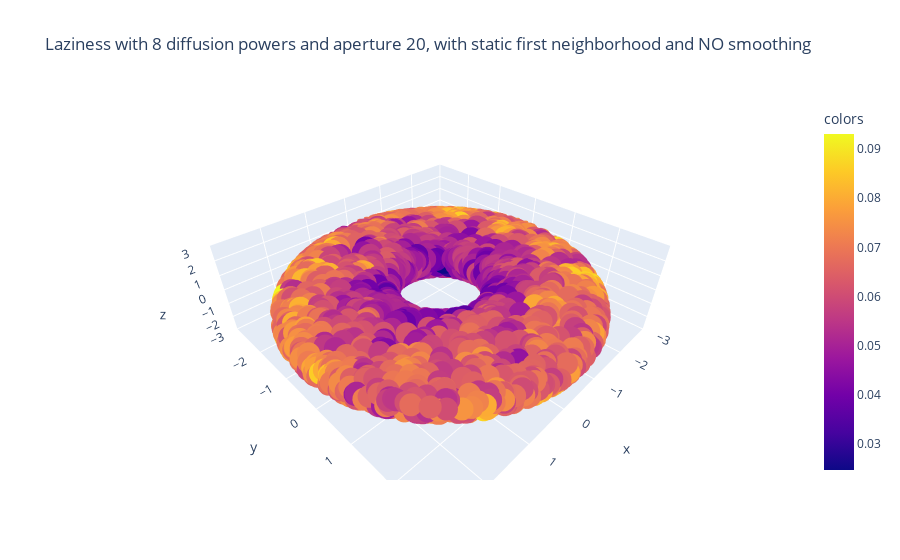

Notebook code cell kept with this figure:
### Markdown cell above
Note that the above uses 1 step of smoothing (currently implemented by multiplying the raw laziness values with the diffusion matrix, as a weighted knn averaging operation.)

Without this smoothing, the laziness looks like this:

### Code cell
ks = curvature(P,diffusion_powers=8,aperture=20,dynamically_adjusting_neighborhood=False,smoothing=None)
plot_3d(X,ks,title="Laziness with 8 diffusion powers and aperture 20, with static first neighborhood and NO smoothing",use_plotly=True)

### Figure 1 — Plotly figure (JSON) as saved in the notebook; plotly's stock layout.template omitted (floating-point values rounded to 4 significant figures; data arrays with more than 128 entries replaced by an {"elided": "..."} marker saying what was removed)
{"data": [{"hovertemplate": "x=%{x}<br>y=%{y}<br>z=%{z}<br>colors=%{marker.color}<extra></extra>", "legendgroup": "", "marker": {"color": {"elided": "2545 float values"}, "coloraxis": "coloraxis", "symbol": "circle"}, "mode": "markers", "name": "", "scene": "scene", "showlegend": false, "type": "scatter3d", "x": {"elided": "2545 float values"}, "y": {"elided": "2545 float values"}, "z": {"elided": "2545 float values"}}], "layout": {"coloraxis": {"colorbar": {"title": {"text": "colors"}}, "colorscale": [[0, "#0d0887"], [0.1111, "#46039f"], [0.2222, "#7201a8"], [0.3333, "#9c179e"], [0.4444, "#bd3786"], [0.5556, "#d8576b"], [0.6667, "#ed7953"], [0.7778, "#fb9f3a"], [0.8889, "#fdca26"], [1, "#f0f921"]]}, "legend": {"tracegroupgap": 0}, "scene": {"domain": {"x": [0, 1], "y": [0, 1]}, "xaxis": {"range": [-3, 3], "title": {"text": "x"}}, "yaxis": {"range": [-3, 3], "title": {"text": "y"}}, "zaxis": {"range": [-3, 3], "title": {"text": "z"}}}, "title": {"text": "Laziness with 8 diffusion powers and aperture 20, with static first neighborhood and NO smoothing"}}}
